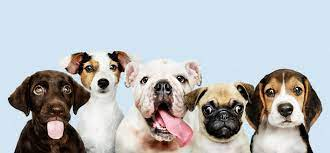
#> input picture 4.Clustering/data/dog_1.jpeg, 330 x 153 px
$ jupyter execute --allow-errors KMeans-Images.ipynb
#> lines starting #> are read from the running program, lines starting #| are printed output that depends on the picture
### Use K Means Clustering to Group similar images

[cell 1]
import numpy as np            # Data manipulation
import pandas as pd           # Dataframe manipulation
import matplotlib.pyplot as plt                   # For graphics
import seaborn as sns
from sklearn.cluster import KMeans

### Image Segmentation Using KMeans Clustering

- In digital image processing and computer vision, image segmentation is the process of partitioning a digital image into multiple segments

[cell 2]
from sklearn.datasets import load_sample_image
flower = load_sample_image("flower.jpg")
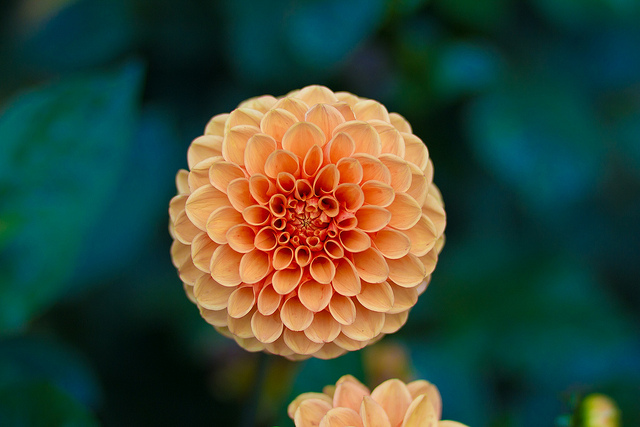
#> flower: shape (427, 640, 3); mean R, G, B 55.1, 73.6, 57
ax = plt.axes(xticks=[], yticks=[])
ax.imshow(flower);

[cell 3]
flower.shape
#> Out = (427, 640, 3)

[cell 4]
type(flower[0][0][0])

[cell 5]
data = flower / 255.0 # use 0...1 scale
data = data.reshape(427 * 640, 3)
data.shape
#> Out = (273280, 3)

[cell 6]
kmeans = KMeans(2)
kmeans.fit(data)
new_colors = kmeans.cluster_centers_[kmeans.predict(data)]

[cell 7]
new_colors.shape
#> Out = (273280, 3)

[cell 8]
flower_recolored = new_colors.reshape(flower.shape)
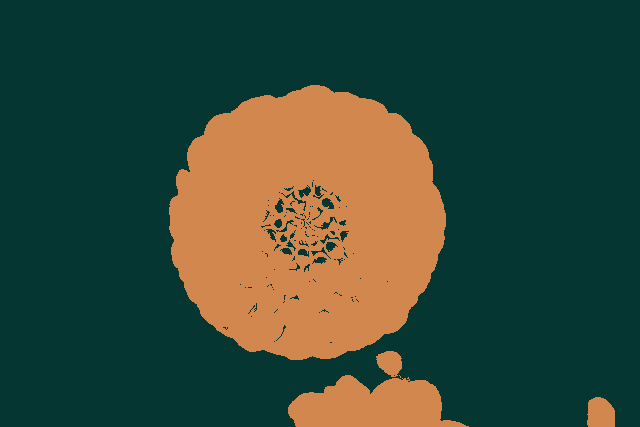
#> flower_recolored: shape (427, 640, 3) float64; mean R, G, B 0.216, 0.289, 0.224

fig, ax = plt.subplots(1, 2, figsize=(16, 6),
                       subplot_kw=dict(xticks=[], yticks=[]))
fig.subplots_adjust(wspace=0.05)
ax[0].imshow(flower)
ax[0].set_title('Original Image', size=16)
ax[1].imshow(flower_recolored)
ax[1].set_title('3-color Image', size=16);
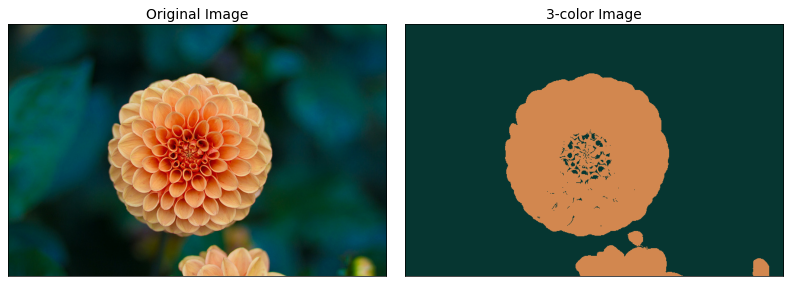
#> figure drawn by matplotlib, 2 panels

### Further Exploration in Image Processing and Segmentation using Opencv-Python
- https://docs.opencv.org/master/d1/d5c/tutorial_py_kmeans_opencv.html

[cell 9]
import numpy as np
import cv2 as cv
from matplotlib import pyplot as plt

[cell 10]
data = np.float32(flower)

[cell 11]
data = data.reshape((-1,3))

[cell 12]
data

[cell 13]
# Define criteria = ( type, max_iter = 10 , epsilon = 1.0 )
criteria = (cv.TERM_CRITERIA_EPS + cv.TERM_CRITERIA_MAX_ITER, 10, 1.0)
# Set flags (Just to avoid line break in the code)
flags = cv.KMEANS_RANDOM_CENTERS
# Apply KMeans
compactness,labels,centers = cv.kmeans(data,2,None,criteria,10,flags)
#> compactness = 589401657.3; centers = [[6.43, 54.08, 49.84], [210.5, 135.8, 79.83]]

[cell 14]
centers
center = np.uint8(centers)
#> center = [[6, 54, 49], [210, 135, 79]]

[cell 15]
res = center[labels.flatten()]

#> (a cell that did not finish here is left out)

[cell 17]
ax = plt.axes(xticks=[], yticks=[])
#> (the rest of this cell did not finish here and is left out)

[cell 18]
img = cv.imread('data/dog_1.jpeg')
#> img is the input picture: shape (153, 330, 3); mean B, G, R 185.3, 182.7, 181.3

[cell 19]
def cluster_img(img_path,n_clusters= 3):
#> called with img_path = 'data/scene_1.jpeg', n_clusters = 4
    img = cv.imread(img_path)
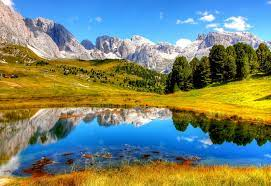
#> input picture 4.Clustering/data/scene_1.jpeg, 271 x 186 px
#> img is the input picture: shape (186, 271, 3); mean B, G, R 114.9, 133.9, 120.4
    data = np.float32(img)
#> data: shape (186, 271, 3) float32
    print(f"Shape of orignal image: {data.shape}")
#| Shape of orignal image: (186, 271, 3)
    data = data.reshape((-1,3))
    print(f"Shape of orignal image: {data.shape}")
#| Shape of orignal image: (50406, 3)

    # Define criteria = ( type, max_iter = 10 , epsilon = 1.0 )
    criteria = (cv.TERM_CRITERIA_EPS + cv.TERM_CRITERIA_MAX_ITER, 10, 1.0)
    # Set flags (Just to avoid line break in the code)
    flags = cv.KMEANS_RANDOM_CENTERS
    # Apply KMeans
    compactness,labels,centers = cv.kmeans(data,n_clusters,None,criteria,10,flags)
#> compactness = 164641691; centers = [[227.6, 148.8, 60.3], [27.83, 144.9, 182.1], [184.2, 186.3, 187.8], [38.99, 67.5, 69.75]]
    center = np.uint8(centers)
#> center = [[227, 148, 60], [27, 144, 182], [184, 186, 187], [38, 67, 69]]
    res = center[labels.flatten()]
    res2 = res.reshape((img.shape))
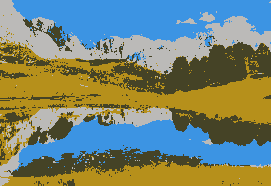
#> res2: shape (186, 271, 3); mean B, G, R 114.2, 133.3, 119.9
#     ax = plt.axes(xticks=[], yticks=[])
#     ax.imshow(res2)

    fig, ax = plt.subplots(1, 2, figsize=(16, 6),
                           subplot_kw=dict(xticks=[], yticks=[]))
    fig.subplots_adjust(wspace=0.05)
    ax[0].imshow(img)
    ax[0].set_title('Original Image', size=16)
    ax[1].imshow(res2)
    ax[1].set_title('3-color Image', size=16)

[cell 20]
cluster_img("data/scene_1.jpeg",n_clusters= 4)
#> figure, not shown here; B, G, R data is drawn as R, G, B
